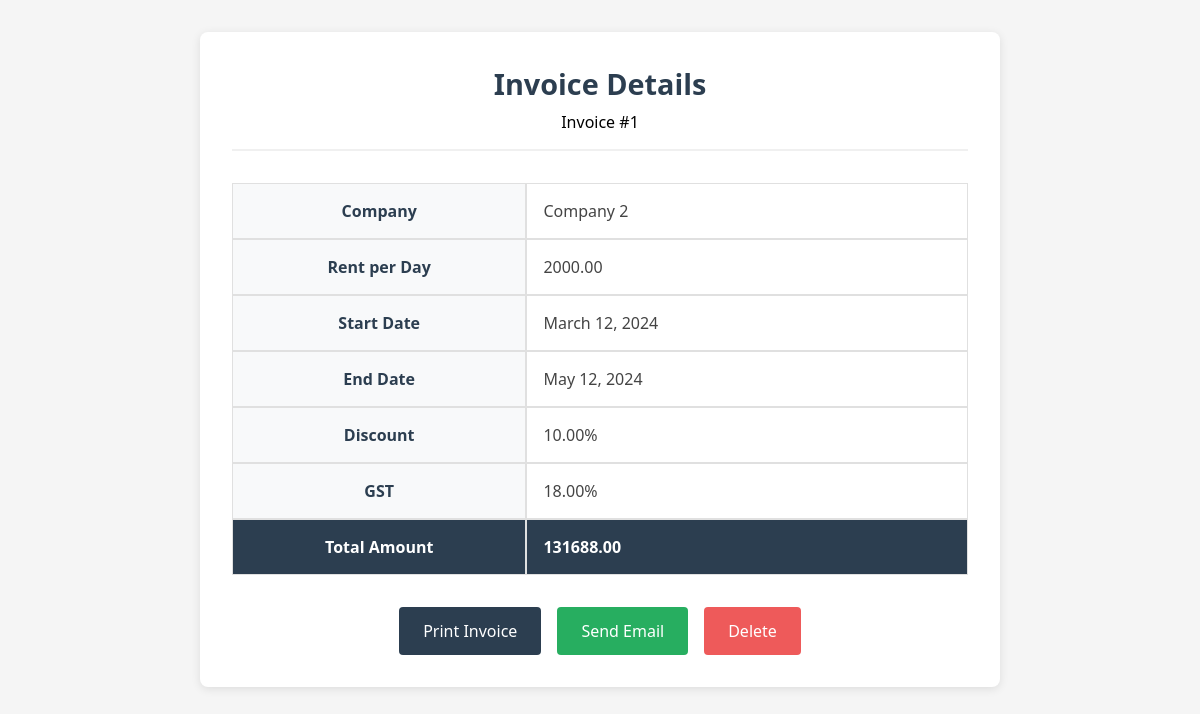
Page /invoice/1/ on the committed database.
### billing/models.py (models this page shows, shortened)
class Invoice(models.Model):
    invoice_number = models.AutoField(primary_key=True)
    company = models.CharField(max_length=255)
    rent_per_day = models.DecimalField(max_digits=10, decimal_places=2)
    start_date = models.DateField()
    end_date = models.DateField()
    discount = models.DecimalField(max_digits=5, decimal_places=2, default=0)
    gst = models.DecimalField(max_digits=5, decimal_places=2, default=18)
    due = models.DecimalField(max_digits=10, decimal_places=2, default=0)
    email = models.EmailField()
    def total_amount(self):
        days = (self.end_date - self.start_date).days + 1
        base_amount = days * self.rent_per_day
        discount_amount = (base_amount * self.discount) / 100
        gst_amount = ((base_amount - discount_amount) * self.gst) / 100
        return round(base_amount - discount_amount + gst_amount, 2)

### billing/views.py (the view)
# urls.py: path('invoice/<int:invoice_id>/', invoice_detail, name='invoice_detail'),  # New route
def invoice_detail(request, invoice_id):
    invoice = Invoice.objects.get(invoice_number=invoice_id)
    return render(request, 'billing/invoice_detail.html', {'invoice': invoice})

### templates/billing/invoice_detail.html (shortened to what this page needs)
<!DOCTYPE html>
<html lang="en">
<head>
</head>
<body>
    <div class="container">
        <div class="header">
            <h1>Invoice Details</h1>
            <p>Invoice #{{ invoice.invoice_number }}</p>
        </div>
        <table class="invoice-details">
            <tr>
                <th>Company</th>
                <td>{{ invoice.company }}</td>
            </tr>
            <tr>
                <th>Rent per Day</th>
                <td>{{ invoice.rent_per_day }}</td>
            </tr>
            <tr>
                <th>Start Date</th>
                <td>{{ invoice.start_date }}</td>
            </tr>
            <tr>
                <th>End Date</th>
                <td>{{ invoice.end_date }}</td>
            </tr>
            <tr>
                <th>Discount</th>
                <td>{{ invoice.discount }}%</td>
            </tr>
            <tr>
                <th>GST</th>
                <td>{{ invoice.gst }}%</td>
            </tr>
            <tr class="total-row">
                <th>Total Amount</th>
                <td>{{ invoice.total_amount }}</td>
            </tr>
        </table>
        <div class="actions">
            <button class="print-btn" onclick="printInvoice('{{ invoice.invoice_number }}')">
                Print Invoice
            </button>
            <button class="email-btn" onclick="sendEmail('{{ invoice.invoice_number }}')">
                Send Email
            </button>
            <form action="{% url 'delete_invoice' invoice.invoice_number %}" method="POST" style="display: inline;">
                <button type="submit" class="delete-btn" onclick="return confirm('Are you sure you want to delete this invoice?');">
                    Delete
                </button>
            </form>
        </div>
    </div>
</body>
</html>

### templates/billing/invoice_detail.html (style rules this page uses)
* { margin: 0; padding: 0; box-sizing: border-box; font-family: 'Segoe UI', Tahoma, Geneva, Verdana, sans-serif; }
body { background-color: #f5f5f5; min-height: 100vh; padding: 2rem; }
.container { max-width: 800px; margin: 0 auto; background: white; border-radius: 8px; box-shadow: 0 2px 10px rgba(0, 0, 0, 0.1); padding: 2rem; }
.header { text-align: center; margin-bottom: 2rem; padding-bottom: 1rem; border-bottom: 2px solid #f0f0f0; }
.header h1 { color: #2c3e50; font-size: 1.8rem; margin-bottom: 0.5rem; }
.invoice-details { width: 100%; border-collapse: separate; border-spacing: 0; margin: 1rem 0; }
.invoice-details th, .invoice-details td { padding: 1rem; border: 1px solid #e0e0e0; }
.invoice-details th { background-color: #f8f9fa; color: #2c3e50; font-weight: 600; width: 40%; }
.invoice-details td { color: #444; }
.total-row th, .total-row td { background-color: #2c3e50; color: white; font-weight: bold; }
.actions { display: flex; gap: 1rem; justify-content: center; margin-top: 2rem; }
button { padding: 0.8rem 1.5rem; border: none; border-radius: 4px; cursor: pointer; font-weight: 500; transition: all 0.3s ease; font-size: 1rem; }
.print-btn { background-color: #2c3e50; color: white; }
.email-btn { background-color: #27ae60; color: white; }
.delete-btn { background-color: rgb(238, 90, 90); color: white }

### rows in the picture
Invoice: invoice_number "1", company "Company 2", rent_per_day "2000.00", start_date "March 12, 2024", end_date "May 12, 2024", discount "10.00", gst "18.00", total_amount "131688.00"
